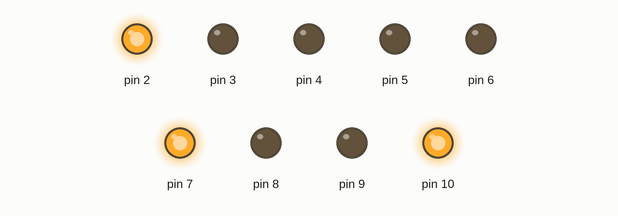
The sketch below on a simulated Arduino Uno, built with avr-gcc and run on an emulated ATmega328P. Shown: output pins drawn as LEDs (lit = HIGH).

Above: at 0.1 s.
At 7.1 s:
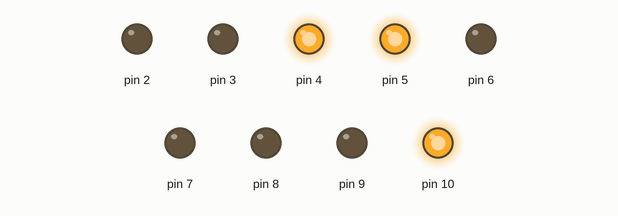
At 12.1 s:
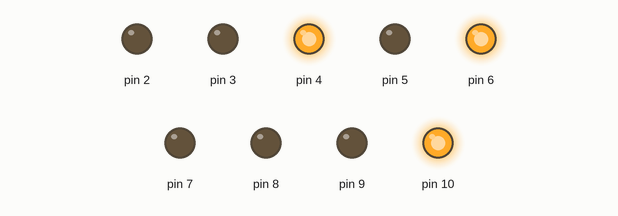
At 19.1 s:
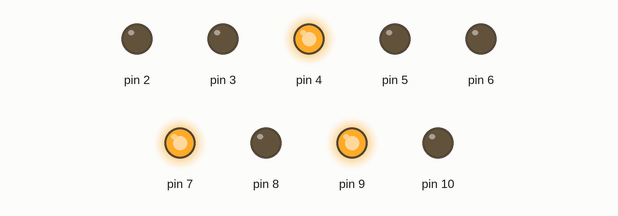
At 26.1 s:
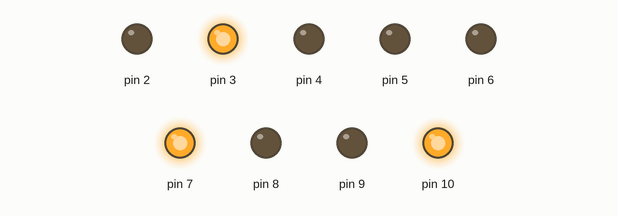
At 35.1 s:
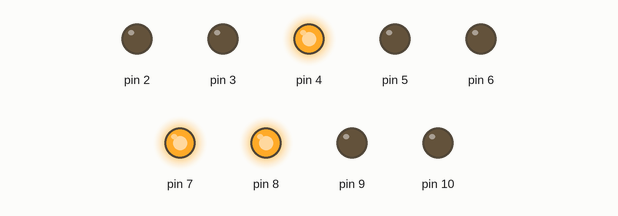
Timing chart, 0 to 36.6 s (numbered marks = the images above):
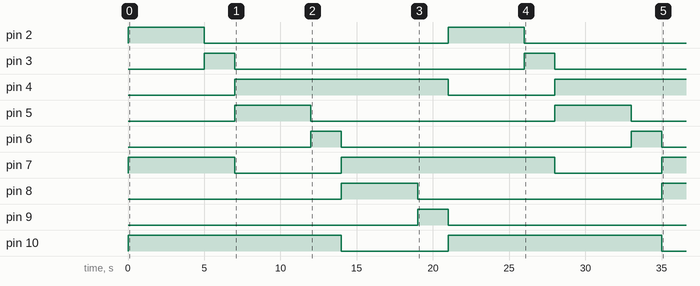

Measured:
- by itself, pin 2, pin 5: alternates HIGH for 5.0 s and LOW for 16.0 s
- by itself, pin 3, pin 6: alternates HIGH for 2.0 s and LOW for 19.0 s
- by itself, pin 4: LOW → HIGH at 7.0 s, → LOW 14.0 s later, → HIGH 7.0 s later
- by itself, pin 7: goes HIGH 7.0 s, LOW 7.0 s, HIGH 14.0 s, LOW 7.0 s, then HIGH
- by itself, pin 8: LOW → HIGH at 14.0 s, → LOW 5.0 s later, → HIGH 16.0 s later
- by itself, pin 9: LOW → HIGH at 19.0 s, → LOW 2.0 s later
- by itself, pin 10: alternates HIGH for 14.0 s and LOW for 7.0 s

The sketch:

traffic_lights.ino
```cpp
void setup() {
  pinMode(2,OUTPUT);//1st set green
  pinMode(3,OUTPUT);//1st set yellow
  pinMode(4,OUTPUT);//1st set red
  pinMode(5,OUTPUT);//2nd set green
  pinMode(6,OUTPUT);//2nd set yellow
  pinMode(7,OUTPUT);//2nd set red
  pinMode(8,OUTPUT);//3rd set green
  pinMode(9,OUTPUT);//3rd set yellow
  pinMode(10,OUTPUT);//3rd set red
}
void loop()
{
  digitalWrite(2,HIGH); //enables the 1st set of signals
  digitalWrite(7,HIGH);
  digitalWrite(10,HIGH);
  digitalWrite(4,LOW);
  digitalWrite(3,LOW);
  digitalWrite(6,LOW);
  digitalWrite(8,LOW);
  digitalWrite(9,LOW);
  digitalWrite(5,LOW);
  delay(5000);
  digitalWrite(3,HIGH); //enables the yellow lights
  digitalWrite(7,HIGH);
  digitalWrite(6,LOW);
  digitalWrite(2,LOW);
  delay(2000);
  digitalWrite(4,HIGH); //enables the 2nd set of signals
  digitalWrite(5,HIGH);
  digitalWrite(10,HIGH);
  digitalWrite(2,LOW);
  digitalWrite(3,LOW);
  digitalWrite(6,LOW);
  digitalWrite(8,LOW);
  digitalWrite(9,LOW);
  digitalWrite(7,LOW);
  delay(5000);
  digitalWrite(9,LOW); //enables the yellow lights
  digitalWrite(6,HIGH);
  digitalWrite(10,HIGH);
  digitalWrite(5,LOW);
  digitalWrite(4,HIGH);
  delay(2000);
  digitalWrite(8,HIGH); //enables the 3rd set of signals
  digitalWrite(4,HIGH);
  digitalWrite(7,HIGH);
  digitalWrite(2,LOW);
  digitalWrite(3,LOW);
  digitalWrite(5,LOW);
  digitalWrite(6,LOW);
  digitalWrite(9,LOW);
  digitalWrite(10,LOW);
  delay(5000);
  digitalWrite(9,HIGH); //enables the yellow lights
  digitalWrite(3,LOW);
  digitalWrite(7,HIGH);
  digitalWrite(8,LOW);
  digitalWrite(4,HIGH);
  delay(2000);
}
```
